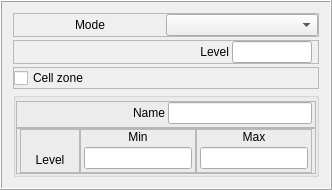
             <widget class="QFrame" name="frame_MeshVolume">
              <property name="frameShape">
               <enum>QFrame::Box</enum>
              </property>
              <property name="frameShadow">
               <enum>QFrame::Raised</enum>
              </property>
              <layout class="QVBoxLayout" name="verticalLayout_59">
               <property name="spacing">
                <number>3</number>
               </property>
               <item>
                <widget class="QFrame" name="frame_81">
                 <property name="frameShape">
                  <enum>QFrame::StyledPanel</enum>
                 </property>
                 <property name="frameShadow">
                  <enum>QFrame::Raised</enum>
                 </property>
                 <layout class="QHBoxLayout" name="horizontalLayout_21">
                  <property name="spacing">
                   <number>0</number>
                  </property>
                  <property name="margin">
                   <number>0</number>
                  </property>
                  <item>
                   <widget class="QLabel" name="label_38">
                    <property name="text">
                     <string>Mode</string>
                    </property>
                    <property name="alignment">
                     <set>Qt::AlignCenter</set>
                    </property>
                   </widget>
                  </item>
                  <item>
                   <widget class="QComboBox" name="cb_MeshVolumeMode"/>
                  </item>
                 </layout>
                </widget>
               </item>
               <item>
                <widget class="QFrame" name="frame_77">
                 <property name="frameShape">
                  <enum>QFrame::StyledPanel</enum>
                 </property>
                 <property name="frameShadow">
                  <enum>QFrame::Raised</enum>
                 </property>
                 <layout class="QHBoxLayout" name="horizontalLayout_22">
                  <property name="spacing">
                   <number>3</number>
                  </property>
                  <property name="leftMargin">
                   <number>0</number>
                  </property>
                  <property name="topMargin">
                   <number>0</number>
                  </property>
                  <property name="rightMargin">
                   <number>6</number>
                  </property>
                  <property name="bottomMargin">
                   <number>0</number>
                  </property>
                  <item>
                   <widget class="QLabel" name="label_39">
                    <property name="sizePolicy">
                     <sizepolicy hsizetype="Expanding" vsizetype="Preferred">
                      <horstretch>0</horstretch>
                      <verstretch>0</verstretch>
                     </sizepolicy>
                    </property>
                    <property name="text">
                     <string>Level</string>
                    </property>
                    <property name="alignment">
                     <set>Qt::AlignRight|Qt::AlignTrailing|Qt::AlignVCenter</set>
                    </property>
                   </widget>
                  </item>
                  <item>
                   <widget class="QLineEdit" name="txt_Level_Volume">
                    <property name="maximumSize">
                     <size>
                      <width>80</width>
                      <height>16777215</height>
                     </size>
                    </property>
                   </widget>
                  </item>
                 </layout>
                </widget>
               </item>
               <item>
                <widget class="QFrame" name="frame_87">
                 <property name="frameShape">
                  <enum>QFrame::StyledPanel</enum>
                 </property>
                 <property name="frameShadow">
                  <enum>QFrame::Raised</enum>
                 </property>
                 <layout class="QVBoxLayout" name="verticalLayout_76">
                  <property name="spacing">
                   <number>0</number>
                  </property>
                  <property name="margin">
                   <number>0</number>
                  </property>
                  <item>
                   <widget class="QCheckBox" name="ckb_MeshVolumeCellZone">
                    <property name="text">
                     <string>Cell zone</string>
                    </property>
                   </widget>
                  </item>
                 </layout>
                </widget>
               </item>
               <item>
                <widget class="QGroupBox" name="groupBox_MeshVolumeCellZone">
                 <property name="title">
                  <string/>
                 </property>
                 <layout class="QVBoxLayout" name="verticalLayout_75">
                  <property name="spacing">
                   <number>0</number>
                  </property>
                  <property name="leftMargin">
                   <number>0</number>
                  </property>
                  <property name="topMargin">
                   <number>3</number>
                  </property>
                  <property name="rightMargin">
                   <number>0</number>
                  </property>
                  <property name="bottomMargin">
                   <number>0</number>
                  </property>
                  <item>
                   <widget class="QFrame" name="frame_83">
                    <property name="frameShape">
                     <enum>QFrame::StyledPanel</enum>
                    </property>
                    <property name="frameShadow">
                     <enum>QFrame::Raised</enum>
                    </property>
                    <layout class="QHBoxLayout" name="horizontalLayout_24">
                     <property name="spacing">
                      <number>3</number>
                     </property>
                     <property name="leftMargin">
                      <number>3</number>
                     </property>
                     <property name="topMargin">
                      <number>0</number>
                     </property>
                     <property name="rightMargin">
                      <number>3</number>
                     </property>
                     <property name="bottomMargin">
                      <number>3</number>
                     </property>
                     <item>
                      <widget class="QLabel" name="label_41">
                       <property name="sizePolicy">
                        <sizepolicy hsizetype="Expanding" vsizetype="Preferred">
                         <horstretch>0</horstretch>
                         <verstretch>0</verstretch>
                        </sizepolicy>
                       </property>
                       <property name="text">
                        <string>Name</string>
                       </property>
                       <property name="alignment">
                        <set>Qt::AlignRight|Qt::AlignTrailing|Qt::AlignVCenter</set>
                       </property>
                      </widget>
                     </item>
                     <item>
                      <widget class="QLineEdit" name="lineEdit_40">
                       <property name="maximumSize">
                        <size>
                         <width>180</width>
                         <height>16777215</height>
                        </size>
                       </property>
                      </widget>
                     </item>
                    </layout>
                   </widget>
                  </item>
                  <item>
                   <widget class="QFrame" name="frame_82">
                    <property name="frameShape">
                     <enum>QFrame::StyledPanel</enum>
                    </property>
                    <property name="frameShadow">
                     <enum>QFrame::Raised</enum>
                    </property>
                    <layout class="QHBoxLayout" name="horizontalLayout_23">
                     <property name="spacing">
                      <number>0</number>
                     </property>
                     <property name="leftMargin">
                      <number>3</number>
                     </property>
                     <property name="topMargin">
                      <number>0</number>
                     </property>
                     <property name="rightMargin">
                      <number>3</number>
                     </property>
                     <property name="bottomMargin">
                      <number>0</number>
                     </property>
                     <item>
                      <widget class="QFrame" name="frame_84">
                       <property name="minimumSize">
                        <size>
                         <width>60</width>
                         <height>0</height>
                        </size>
                       </property>
                       <property name="frameShape">
                        <enum>QFrame::StyledPanel</enum>
                       </property>
                       <property name="frameShadow">
                        <enum>QFrame::Raised</enum>
                       </property>
                       <layout class="QVBoxLayout" name="verticalLayout_66">
                        <property name="spacing">
                         <number>3</number>
                        </property>
                        <property name="leftMargin">
                         <number>3</number>
                        </property>
                        <property name="topMargin">
                         <number>0</number>
                        </property>
                        <property name="rightMargin">
                         <number>3</number>
                        </property>
                        <property name="bottomMargin">
                         <number>3</number>
                        </property>
                        <item>
                         <widget class="QLabel" name="label_55">
                          <property name="text">
                           <string/>
                          </property>
                         </widget>
                        </item>
                        <item>
                         <widget class="QLabel" name="label_30">
                          <property name="text">
                           <string>Level</string>
                          </property>
                          <property name="alignment">
                           <set>Qt::AlignCenter</set>
                          </property>
                         </widget>
                        </item>
                       </layout>
                      </widget>
                     </item>
                     <item>
                      <widget class="QFrame" name="frame_85">
                       <property name="frameShape">
                        <enum>QFrame::StyledPanel</enum>
                       </property>
                       <property name="frameShadow">
                        <enum>QFrame::Raised</enum>
                       </property>
                       <layout class="QVBoxLayout" name="verticalLayout_73">
                        <property name="spacing">
                         <number>3</number>
                        </property>
                        <property name="leftMargin">
                         <number>3</number>
                        </property>
                        <property name="topMargin">
                         <number>0</number>
                        </property>
                        <property name="rightMargin">
                         <number>3</number>
                        </property>
                        <property name="bottomMargin">
                         <number>3</number>
                        </property>
                        <item>
                         <widget class="QLabel" name="label_40">
                          <property name="text">
                           <string>Min</string>
                          </property>
                          <property name="alignment">
                           <set>Qt::AlignCenter</set>
                          </property>
                         </widget>
                        </item>
                        <item>
                         <widget class="QLineEdit" name="lineEdit_39"/>
                        </item>
                       </layout>
                      </widget>
                     </item>
                     <item>
                      <widget class="QFrame" name="frame_86">
                       <property name="frameShape">
                        <enum>QFrame::StyledPanel</enum>
                       </property>
                       <property name="frameShadow">
                        <enum>QFrame::Raised</enum>
                       </property>
                       <layout class="QVBoxLayout" name="verticalLayout_74">
                        <property name="spacing">
                         <number>3</number>
                        </property>
                        <property name="leftMargin">
                         <number>3</number>
                        </property>
                        <property name="topMargin">
                         <number>0</number>
                        </property>
                        <property name="rightMargin">
                         <number>3</number>
                        </property>
                        <property name="bottomMargin">
                         <number>3</number>
                        </property>
                        <item>
                         <widget class="QLabel" name="label_42">
                          <property name="text">
                           <string>Max</string>
                          </property>
                          <property name="alignment">
                           <set>Qt::AlignCenter</set>
                          </property>
                         </widget>
                        </item>
                        <item>
                         <widget class="QLineEdit" name="lineEdit_41"/>
                        </item>
                       </layout>
                      </widget>
                     </item>
                    </layout>
                   </widget>
                  </item>
                 </layout>
                </widget>
               </item>
              </layout>
             </widget>
